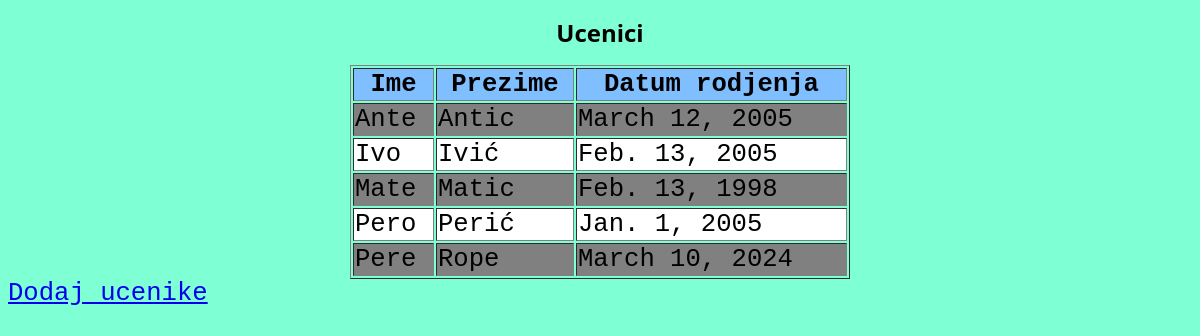
Page /skolaweb/ucenici/ on the earlier database version.
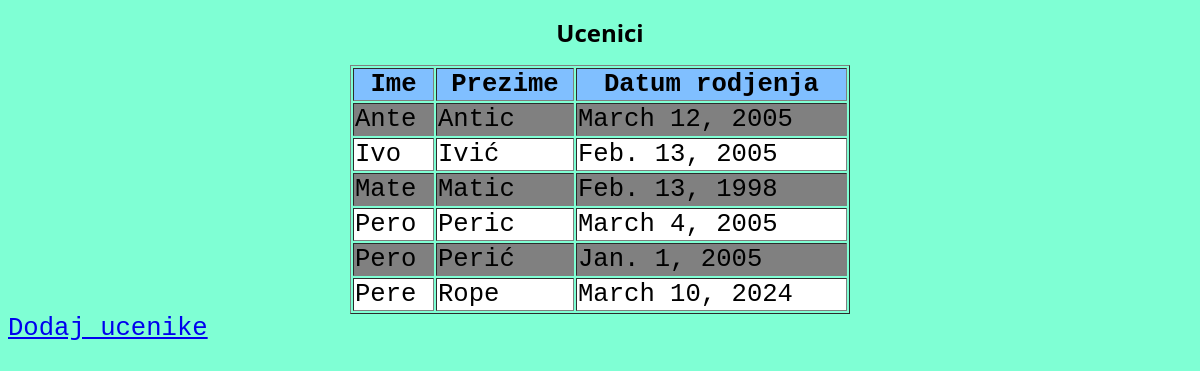
Same page on the later database version.
### skolaweb/models.py (models this page shows, shortened)
class Ucenik(models.Model):
    Ime=models.CharField(max_length=20)
    Prezime=models.CharField(max_length=20)
    DatumRodjenja=models.DateField()

### skolaweb/views.py (the view)
# urls.py: path('ucenici/',views.ucenici_index, name='ucenici'),
def ucenici_index(request):
    data=Ucenik.objects.all().order_by("Prezime")
    podatci={'data':data}
    return render(request,"ucenici_index.html",podatci)

### skolaweb/templates/ucenici_index.html (shortened to what this page needs)
{% load static %}
<!DOCTYPE html>
<html>
<head>
    <link rel="stylesheet" href="{% static 'style.css' %}">
</head>
<body>
    <h1>Ucenici</h1>
    <table border=1>
        <tr>
            <th>Ime</th>
            <th>Prezime</th>
            <th>Datum rodjenja</th>
        </tr>
    {%for u in data%}
    {% if forloop.counter|divisibleby:2 %}
    <tr class="bg1">
    {% else %}
    <tr class="bg2">
    {% endif %}
        <td>{{u.Ime}}</td>
        <td>{{u.Prezime}}</td>
        <td>{{u.DatumRodjenja}}</td>
    </tr>
    {%endfor%}
</table>
<a href="{% url 'ucenici_add' %}">Dodaj ucenike</a>
</body>
</html>

Differences in the rows shown:
added Ucenik: Ime "Pero", Prezime "Peric", DatumRodjenja "March 4, 2005"
